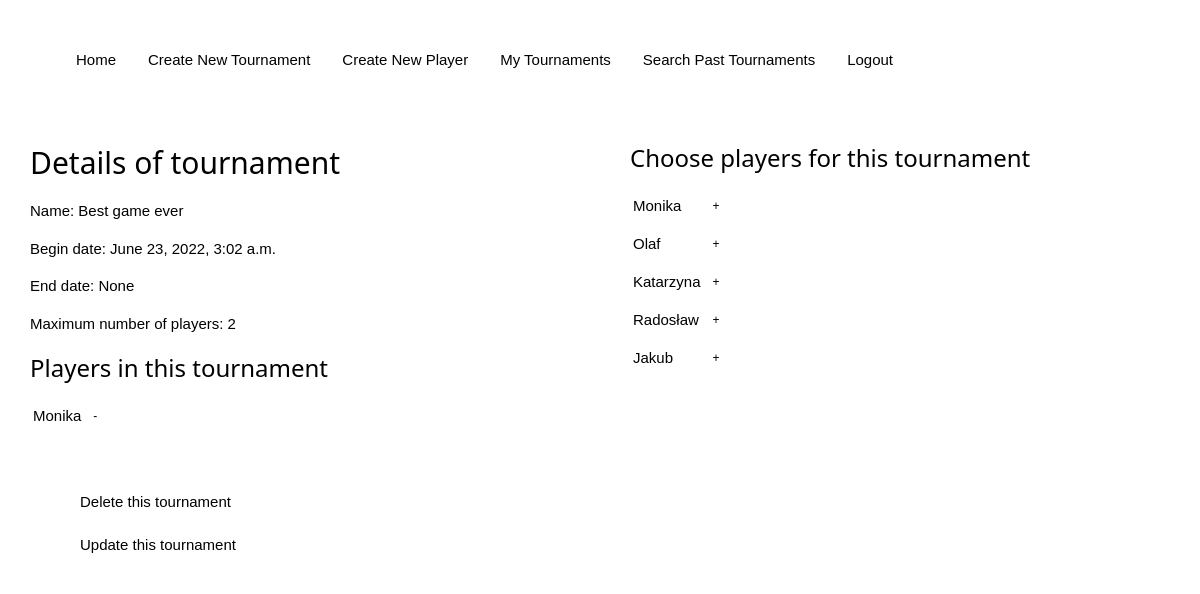
The page /tournament/3 (signed in) on the database its author committed.
### tournament/models.py (models this page shows)
class Tournament(models.Model):
    name= models.CharField(max_length=60, unique=True)
    begin_date= models.DateTimeField()
    end_date= models.DateTimeField(null=True, blank=True)
    max_number_of_player=models.IntegerField()
    creator=models.ForeignKey(User, on_delete=models.DO_NOTHING)

class PlayersInTournament(models.Model):
    tournament=models.ForeignKey(Tournament, on_delete=models.DO_NOTHING)
    player=models.ForeignKey(Player, on_delete=models.DO_NOTHING)
    class Meta:
        unique_together = ('tournament', 'player',)

class Player(models.Model):
    name=models.CharField(max_length=50, unique=True)

### tournament/views.py (the view)
# urls.py: path('tournament/<int:id>', views.tournament_view, name='tournament'),
@login_required
def tournament_view(request, id):
    obj = Tournament.objects.get(pk=id)
    query_results=Player.objects.filter()
    player_in_tournamets= PlayersInTournament.objects.filter(tournament=obj)
    result={
        "tournament":obj,
        "player":query_results,
        "player_in_tournamets":player_in_tournamets
    }
    return render(request, "tournament/tournament_view.html", result)

### tournament/templates/tournament/tournament_view.html (shortened to what this page needs)
{% extends "tournament/base_view.html" %}
{% block page_detail%}<strong class="nav-active"></strong>
    <div class="column">
        <h2> Details of tournament </h2>
        <p>Name: {{tournament.name}} </p>
        <p>Begin date: {{ tournament.begin_date }} </p>
        <p>End date: {{ tournament.end_date }} </p>
        <p>Maximum number of players: {{ tournament.max_number_of_player }}</p>
        <h3> Players in this tournament</h3>
        <table>
            {% for x in player_in_tournamets %}
                <tr>
                    <td>{{ x.player.name }} </td>
                    <td><form action="{{tournament.id}}/{{x.player.id}}/delete_player_from_tournament" method="POST">
                        <button class="mm-button mm-small mm-circle">-</button>
                    </form></td>
                </tr>
            {% endfor %}
        </table>
        <br></br>
        <form action="{{tournament.id}}/delete" method="POST">
            <button class="button1" value="1" name="delete_button">Delete this tournament</button>
        </form>
        <form action="{{tournament.id}}/update" method="POST">
            <button class="button1" value="1" name="update_button">Update this tournament</button>
        </form>
    </div>
    <div class="column">
        <h3> Choose players for this tournament</h3>
        <table>
            {% for p in player %}
            <tr>
                <td>{{ p.name }}  </td>
                <td>
                    <form action="{{tournament.id}}/{{p.id}}/add_player" method="POST">
                        <button class="mm-button mm-small mm-circle">+</button>
                    </form>
                </td>
            </tr>
            {% endfor %}
        </table>
    </div>
{% endblock %}

### tournament/static/tournament/style.css (style rules this page uses)
html { box-sizing:border-box }
*,*:before,*:after { box-sizing:inherit }
html { -ms-text-size-adjust:100%;-webkit-text-size-adjust:100% }
body { margin:0 }
button,input,select,textarea,optgroup { font:inherit;margin:0 }
button,input { overflow:visible }
button,select { text-transform:none }
button,[type=button],[type=reset],[type=submit] { -webkit-appearance:button }
html,body { font-family:Verdana,sans-serif;font-size:15px;line-height:1.5 }
html { overflow-x:hidden }
h2 { font-size:30px }
h3 { font-size:24px }
h1,h2,h3,h4,h5,h6 { font-family:"Segoe UI",Arial,sans-serif;font-weight:400;margin:10px 0 }
.mm-btn,.mm-button { border:none;display:inline-block;padding:8px 8px;vertical-align:middle;overflow:hidden;text-decoration:none;color:inherit;background-color:inherit;text-align:center;cursor:pointer;white-space:nowrap }
.mm-btn,.mm-button { -webkit-touch-callout:none;-webkit-user-select:none;-khtml-user-select:none;-moz-user-select:none;-ms-user-select:none;user-select:none }
.mm-circle { border-radius:80% }
.mm-small { font-size:12px!important }

### tournament/templates/tournament/base_view.html (style rules this page uses)
body { margin:20px; }
* { box-sizing: border-box; }
.column { display: table; float: left; padding: 10px; height: 400px; width: 600px; }

### tournament/templates/tournament/tournament_view.html (style rules this page uses)
.button1 { border: none; color: black; margin-left: 40px; padding: 10px; text-align: center; text-decoration: none; display: inline-block; cursor: pointer; float: rigth; overflow:hidden; position: relative; background-color: white; }

### rows shown on the page
Tournament: name "Best game ever", begin_date "June 23, 2022, 3:02 a.m.", end_date "None", max_number_of_player "2"
PlayersInTournament: player.name "Monika"
Player: name "Monika"
Player: name "Olaf"
Player: name "Katarzyna"
Player: name "Radosław"
Player: name "Jakub"
